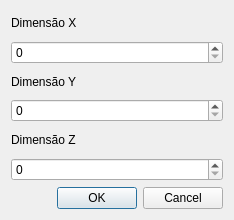
<?xml version="1.0" encoding="UTF-8"?>
<ui version="4.0">
 <class>DimensionDialog</class>
 <widget class="QDialog" name="DimensionDialog">
  <property name="geometry">
   <rect>
    <x>0</x>
    <y>0</y>
    <width>234</width>
    <height>220</height>
   </rect>
  </property>
  <property name="windowTitle">
   <string>Dialog</string>
  </property>
  <layout class="QVBoxLayout" name="verticalLayout">
   <item>
    <widget class="QLabel" name="label">
     <property name="text">
      <string>Dimensão X</string>
     </property>
    </widget>
   </item>
   <item>
    <widget class="QSpinBox" name="dimXValue"/>
   </item>
   <item>
    <widget class="QLabel" name="label_2">
     <property name="text">
      <string>Dimensão Y</string>
     </property>
    </widget>
   </item>
   <item>
    <widget class="QSpinBox" name="dimYValue"/>
   </item>
   <item>
    <widget class="QLabel" name="label_3">
     <property name="text">
      <string>Dimensão Z</string>
     </property>
    </widget>
   </item>
   <item>
    <widget class="QSpinBox" name="dimZValue"/>
   </item>
   <item>
    <widget class="QDialogButtonBox" name="buttonBox">
     <property name="orientation">
      <enum>Qt::Horizontal</enum>
     </property>
     <property name="standardButtons">
      <set>QDialogButtonBox::Cancel|QDialogButtonBox::Ok</set>
     </property>
    </widget>
   </item>
  </layout>
 </widget>
 <resources/>
 <connections>
  <connection>
   <sender>buttonBox</sender>
   <signal>accepted()</signal>
   <receiver>DimensionDialog</receiver>
   <slot>accept()</slot>
   <hints>
    <hint type="sourcelabel">
     <x>248</x>
     <y>254</y>
    </hint>
    <hint type="destinationlabel">
     <x>157</x>
     <y>274</y>
    </hint>
   </hints>
  </connection>
  <connection>
   <sender>buttonBox</sender>
   <signal>rejected()</signal>
   <receiver>DimensionDialog</receiver>
   <slot>reject()</slot>
   <hints>
    <hint type="sourcelabel">
     <x>316</x>
     <y>260</y>
    </hint>
    <hint type="destinationlabel">
     <x>286</x>
     <y>274</y>
    </hint>
   </hints>
  </connection>
 </connections>
</ui>
